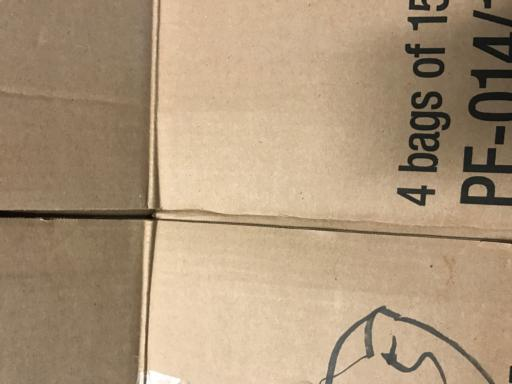
#> input picture dataset/cardboard/074a90b7-3152-414c-80d8-52764ee8fef8.jpg, 512 x 384 px
$ python -i predict_folder.py   (imports and definitions only)
#> lines starting #> are read from the running program, lines starting #| are printed output that depends on the picture
import os
import cv2
import numpy as np
import joblib
import pandas as pd
from skimage.feature import hog, local_binary_pattern

# -----------------------------
# Configuration
# -----------------------------
IMAGE_SIZE = (128, 128)
UNKNOWN_THRESHOLD = 0.4
CLASSES = ["Glass", "Paper", "Cardboard", "Plastic", "Metal", "Trash", "Unknown"]

# -----------------------------
# Load trained components
# -----------------------------
# [3 lines not run here, left out]

# -----------------------------
# Preprocessing and feature extraction
# -----------------------------
def preprocess_image(img):
    img = cv2.resize(img, IMAGE_SIZE)
    img = img.astype(np.float32) / 255.0
    return img

def extract_hog(img):
    gray = cv2.cvtColor((img * 255).astype(np.uint8), cv2.COLOR_RGB2GRAY)
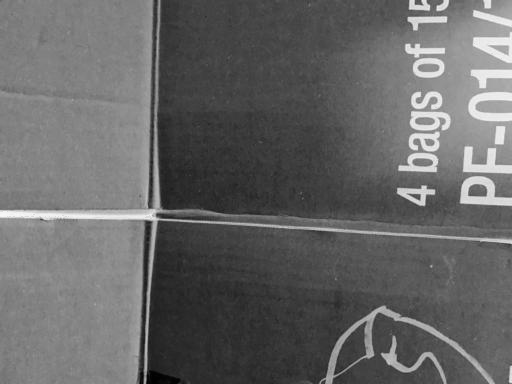
#> gray: shape (384, 512); min 1, max 248, mean 102.2
    return hog(gray, orientations=9, pixels_per_cell=(16,16), cells_per_block=(2,2), block_norm="L2-Hys", feature_vector=True)

def extract_multiscale_hog(img):
    hog1 = extract_hog(img)
    small_img = cv2.resize(img, (64,64))
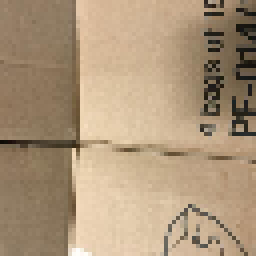
#> small_img: shape (64, 64, 3) (shown 4 times larger); mean R, G, B 172.8, 150.1, 122.5
    small_img = cv2.resize(small_img, IMAGE_SIZE)
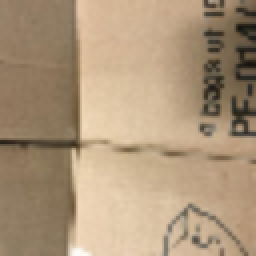
#> small_img: shape (128, 128, 3) (shown 2 times larger); mean R, G, B 172.7, 150, 122.4
    hog2 = extract_hog(small_img)
#> in extract_hog (call 2), `gray = cv2.cvtColor((img * 255).astype(np.uint8), cv2.COLOR_RGB2GRAY)`:
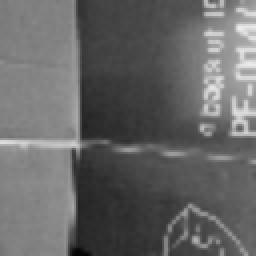
#> gray: shape (128, 128) (shown 2 times larger); min 3, max 236, mean 102.4
#> hog2 = 1764 values, max 0.577 at index 778, min 0 at index 426, mean 0.13
    return np.concatenate([hog1, hog2])

def extract_lbp(img):
    gray = cv2.cvtColor((img * 255).astype(np.uint8), cv2.COLOR_RGB2GRAY)
    lbp_img = local_binary_pattern(gray, 8, 2, method="uniform")
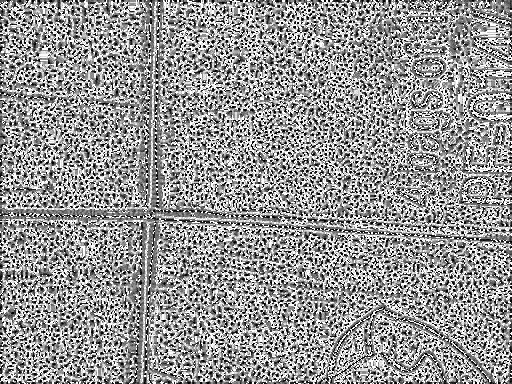
#> lbp_img: shape (384, 512) float64; min 0, max 9, mean 5.32; drawn with min black and max white
    hist, _ = np.histogram(lbp_img, bins=10, range=(0,10))
#> hist = [13785, 16372, 12576, 15953, 20305, 19029, 16419, 18798, 20463, 42908]
    hist = hist.astype(np.float32)
    hist /= (hist.sum() + 1e-6)
#> hist = [0.0701, 0.0833, 0.064, 0.0811, 0.103, 0.0968, 0.0835, 0.0956, 0.104, 0.218]
    return hist

def extract_rgb_hist(img):
    img = (img*255).astype(np.uint8)
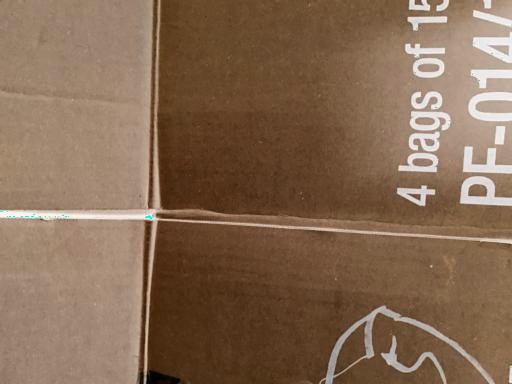
#> img: shape (384, 512, 3); mean of channels 0, 1, 2 83.1, 105.8, 133.4; drawn as B, G, R
    hist = cv2.calcHist([img], [0,1,2], None, [8,8,8], [0,256,0,256,0,256])
    hist = hist.flatten().astype(np.float32)
#> hist = 512 values, max 46207 at index 83, min 0 at index 3, mean 384
    hist /= (hist.sum() + 1e-6)
#> hist = 512 values, max 0.235 at index 83, min 0 at index 3, mean 0.00195
    return hist

def extract_hsv_hist(img):
    hsv = cv2.cvtColor((img*255).astype(np.uint8), cv2.COLOR_RGB2HSV)
#> hsv: shape (384, 512, 3); mean H, S, V 106.6, 108.4, 133.4
    hist = cv2.calcHist([hsv], [0,1,2], None, [8,8,8], [0,180,0,256,0,256])
    hist = hist.flatten().astype(np.float32)
#> hist = 512 values, max 36668 at index 291, min 0 at index 1, mean 384
    hist /= (hist.sum() + 1e-6)
#> hist = 512 values, max 0.187 at index 291, min 0 at index 1, mean 0.00195
    return hist

def extract_features(img):
    return np.concatenate([extract_multiscale_hog(img), extract_lbp(img), extract_rgb_hist(img), extract_hsv_hist(img)])

# -----------------------------
# Prediction function
# -----------------------------
def predict_folder(folder_path):
    results = []

    # List all images
    image_files = [f for f in os.listdir(folder_path) if f.lower().endswith((".jpg",".png",".jpeg"))]

    for img_name in image_files:
        img_path = os.path.join(folder_path, img_name)
        img = cv2.imread(img_path)
        if img is None:
            label = "Unknown"
        else:
            img = cv2.cvtColor(img, cv2.COLOR_BGR2RGB)
            img = preprocess_image(img)
            features = extract_features(img).reshape(1, -1)
            features = scaler.transform(features)
            features = pca.transform(features)
            probs = model.predict_proba(features)[0]
            max_prob = np.max(probs)
            if max_prob < UNKNOWN_THRESHOLD:
                label = "Unknown"
            else:
                label = CLASSES[np.argmax(probs)]
        results.append({"Image": img_name, "Prediction": label})

    # Save to Excel
    df = pd.DataFrame(results)
    output_path = os.path.join(folder_path, "output.xlsx")
    df.to_excel(output_path, index=False)
    print(f"Predictions saved to {output_path}")

# -----------------------------
# Run the function
# -----------------------------
# [1 line not run here, left out]

>>> import cv2
>>> picture = cv2.cvtColor(cv2.imread('dataset/cardboard/074a90b7-3152-414c-80d8-52764ee8fef8.jpg'), cv2.COLOR_BGR2RGB)
>>> result = extract_features(picture)

$ run again, on dataset/cardboard/1893ac12-5a46-4cfb-bcd6-789f5ffe1591.jpg
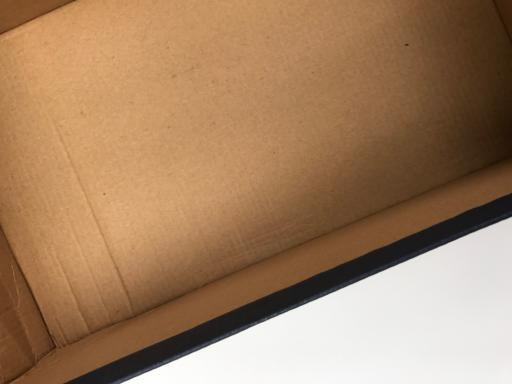
#> input picture dataset/cardboard/1893ac12-5a46-4cfb-bcd6-789f5ffe1591.jpg, 512 x 384 px
#> gray: shape (128, 128)
#> hog2 = 1764 values, max 0.496 at index 1478, min 0 at index 192, mean 0.122
#> in extract_lbp, `lbp_img = local_binary_pattern(gray, 8, 2, method="uniform")`:
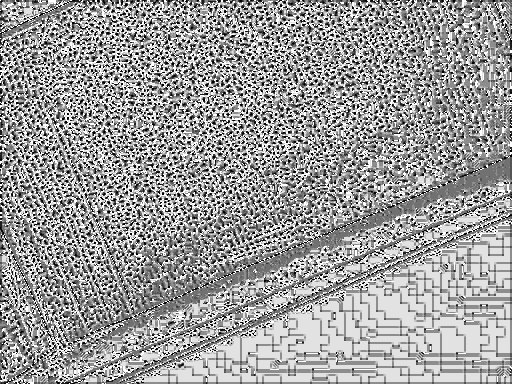
#> lbp_img: shape (384, 512) float64; min 0, max 9, mean 5.55; drawn with min black and max white
#> in extract_lbp, `hist, _ = np.histogram(lbp_img, bins=10, range=(0,10))`: hist = [10005, 12389, 10082, 14389, 21543, 25968, 16729, 16503, 36651, 32349]
#> in extract_lbp, `hist /= (hist.sum() + 1e-6)`: hist = [0.0509, 0.063, 0.0513, 0.0732, 0.11, 0.132, 0.0851, 0.0839, 0.186, 0.165]
#> in extract_rgb_hist, `img = (img*255).astype(np.uint8)`:
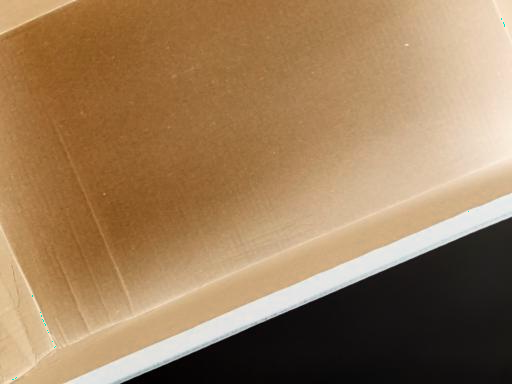
#> img: shape (384, 512, 3); mean of channels 0, 1, 2 91.6, 125.9, 156.9; drawn as B, G, R
#> in extract_rgb_hist, `hist = hist.flatten().astype(np.float32)`: hist = 512 values, max 34569 at index 92, min 0 at index 2, mean 384
#> in extract_rgb_hist, `hist /= (hist.sum() + 1e-6)`: hist = 512 values, max 0.176 at index 92, min 0 at index 2, mean 0.00195
#> hsv: shape (384, 512, 3); mean H, S, V 102.1, 102.8, 157.1
#> in extract_hsv_hist, `hist = hist.flatten().astype(np.float32)`: hist = 512 values, max 36486 at index 300, min 0 at index 11, mean 384
#> in extract_hsv_hist, `hist /= (hist.sum() + 1e-6)`: hist = 512 values, max 0.186 at index 300, min 0 at index 11, mean 0.00195
